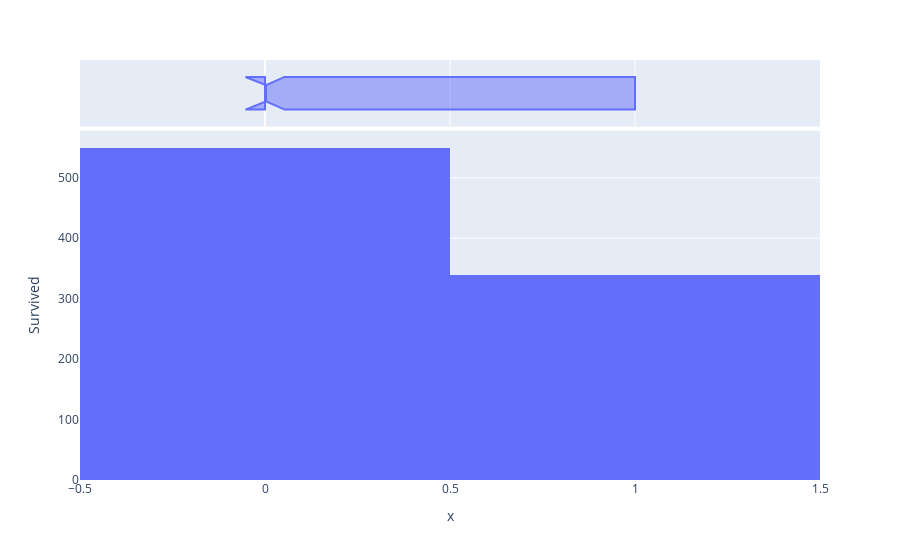
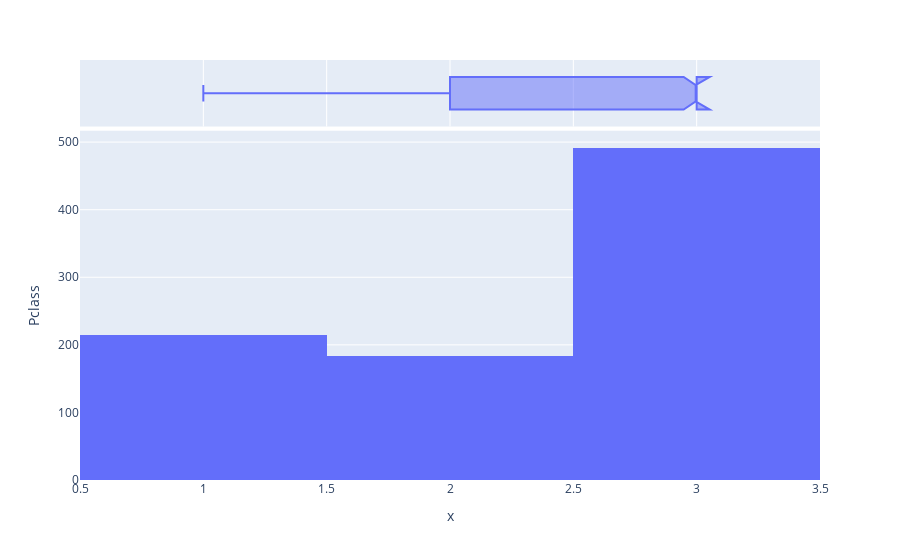
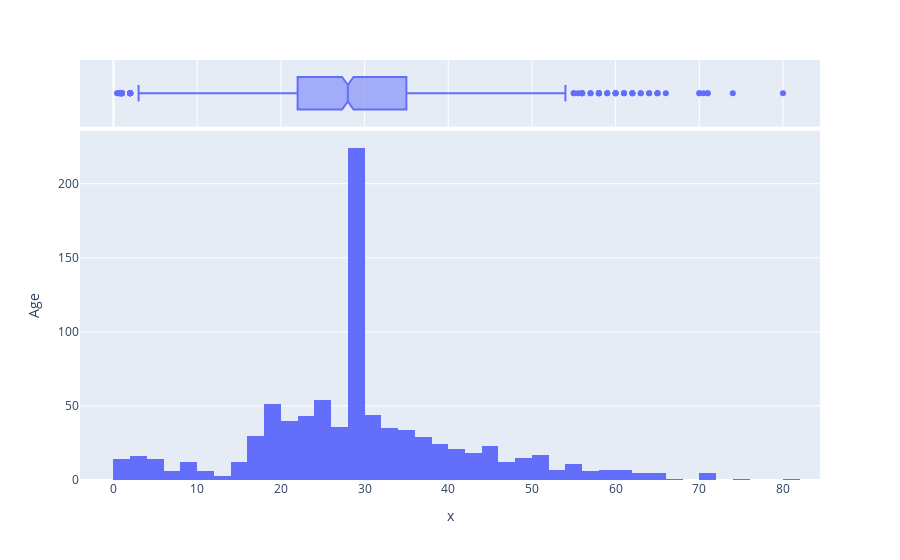
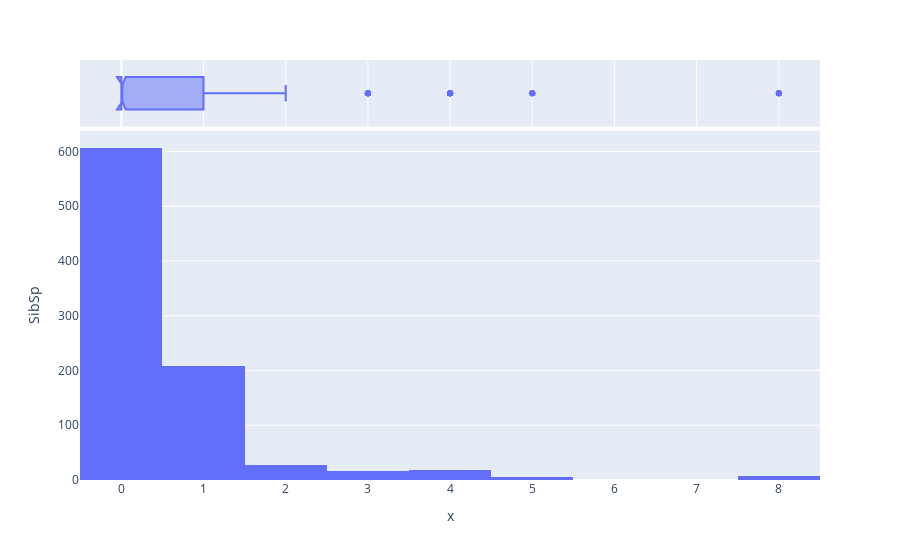

The cell these charts' notebook holds for them, in order:
### Code cell
dfo=merged_df.select_dtypes(include=['int64','float64']).columns
for col in dfo:
    fig=px.histogram(dfo,merged_df[col],marginal="box")
    fig.update_layout(yaxis_title=col)
    fig.show()

### Figure 1 — Plotly figure (JSON) as saved in the notebook; plotly's stock layout.template omitted (floating-point values rounded to 4 significant figures; data arrays with more than 128 entries replaced by an {"elided": "..."} marker saying what was removed)
{"data": [{"alignmentgroup": "True", "bingroup": "x", "hovertemplate": "x=%{x}<br>count=%{y}<extra></extra>", "legendgroup": "", "marker": {"color": "#636efa", "pattern": {"shape": ""}}, "name": "", "offsetgroup": "", "orientation": "v", "showlegend": false, "type": "histogram", "x": {"elided": "889 int values"}, "xaxis": "x", "yaxis": "y"}, {"alignmentgroup": "True", "hovertemplate": "x=%{x}<extra></extra>", "legendgroup": "", "marker": {"color": "#636efa"}, "name": "", "notched": true, "offsetgroup": "", "showlegend": false, "type": "box", "x": {"elided": "889 int values"}, "xaxis": "x2", "yaxis": "y2"}], "layout": {"barmode": "relative", "legend": {"tracegroupgap": 0}, "margin": {"t": 60}, "xaxis": {"anchor": "y", "domain": [0, 1], "title": {"text": "x"}}, "xaxis2": {"anchor": "y2", "domain": [0, 1], "matches": "x", "showgrid": true, "showticklabels": false}, "yaxis": {"anchor": "x", "domain": [0, 0.8316], "title": {"text": "Survived"}}, "yaxis2": {"anchor": "x2", "domain": [0.8416, 1], "matches": "y2", "showgrid": false, "showline": false, "showticklabels": false, "ticks": ""}}}

### Figure 2 — Plotly figure (JSON) as saved in the notebook; plotly's stock layout.template omitted (floating-point values rounded to 4 significant figures; data arrays with more than 128 entries replaced by an {"elided": "..."} marker saying what was removed)
{"data": [{"alignmentgroup": "True", "bingroup": "x", "hovertemplate": "x=%{x}<br>count=%{y}<extra></extra>", "legendgroup": "", "marker": {"color": "#636efa", "pattern": {"shape": ""}}, "name": "", "offsetgroup": "", "orientation": "v", "showlegend": false, "type": "histogram", "x": {"elided": "889 int values"}, "xaxis": "x", "yaxis": "y"}, {"alignmentgroup": "True", "hovertemplate": "x=%{x}<extra></extra>", "legendgroup": "", "marker": {"color": "#636efa"}, "name": "", "notched": true, "offsetgroup": "", "showlegend": false, "type": "box", "x": {"elided": "889 int values"}, "xaxis": "x2", "yaxis": "y2"}], "layout": {"barmode": "relative", "legend": {"tracegroupgap": 0}, "margin": {"t": 60}, "xaxis": {"anchor": "y", "domain": [0, 1], "title": {"text": "x"}}, "xaxis2": {"anchor": "y2", "domain": [0, 1], "matches": "x", "showgrid": true, "showticklabels": false}, "yaxis": {"anchor": "x", "domain": [0, 0.8316], "title": {"text": "Pclass"}}, "yaxis2": {"anchor": "x2", "domain": [0.8416, 1], "matches": "y2", "showgrid": false, "showline": false, "showticklabels": false, "ticks": ""}}}

### Figure 3 — Plotly figure (JSON) as saved in the notebook; plotly's stock layout.template omitted (floating-point values rounded to 4 significant figures; data arrays with more than 128 entries replaced by an {"elided": "..."} marker saying what was removed)
{"data": [{"alignmentgroup": "True", "bingroup": "x", "hovertemplate": "x=%{x}<br>count=%{y}<extra></extra>", "legendgroup": "", "marker": {"color": "#636efa", "pattern": {"shape": ""}}, "name": "", "offsetgroup": "", "orientation": "v", "showlegend": false, "type": "histogram", "x": {"elided": "889 float values"}, "xaxis": "x", "yaxis": "y"}, {"alignmentgroup": "True", "hovertemplate": "x=%{x}<extra></extra>", "legendgroup": "", "marker": {"color": "#636efa"}, "name": "", "notched": true, "offsetgroup": "", "showlegend": false, "type": "box", "x": {"elided": "889 float values"}, "xaxis": "x2", "yaxis": "y2"}], "layout": {"barmode": "relative", "legend": {"tracegroupgap": 0}, "margin": {"t": 60}, "xaxis": {"anchor": "y", "domain": [0, 1], "title": {"text": "x"}}, "xaxis2": {"anchor": "y2", "domain": [0, 1], "matches": "x", "showgrid": true, "showticklabels": false}, "yaxis": {"anchor": "x", "domain": [0, 0.8316], "title": {"text": "Age"}}, "yaxis2": {"anchor": "x2", "domain": [0.8416, 1], "matches": "y2", "showgrid": false, "showline": false, "showticklabels": false, "ticks": ""}}}

### Figure 4 — Plotly figure (JSON) as saved in the notebook; plotly's stock layout.template omitted (floating-point values rounded to 4 significant figures; data arrays with more than 128 entries replaced by an {"elided": "..."} marker saying what was removed)
{"data": [{"alignmentgroup": "True", "bingroup": "x", "hovertemplate": "x=%{x}<br>count=%{y}<extra></extra>", "legendgroup": "", "marker": {"color": "#636efa", "pattern": {"shape": ""}}, "name": "", "offsetgroup": "", "orientation": "v", "showlegend": false, "type": "histogram", "x": {"elided": "889 int values"}, "xaxis": "x", "yaxis": "y"}, {"alignmentgroup": "True", "hovertemplate": "x=%{x}<extra></extra>", "legendgroup": "", "marker": {"color": "#636efa"}, "name": "", "notched": true, "offsetgroup": "", "showlegend": false, "type": "box", "x": {"elided": "889 int values"}, "xaxis": "x2", "yaxis": "y2"}], "layout": {"barmode": "relative", "legend": {"tracegroupgap": 0}, "margin": {"t": 60}, "xaxis": {"anchor": "y", "domain": [0, 1], "title": {"text": "x"}}, "xaxis2": {"anchor": "y2", "domain": [0, 1], "matches": "x", "showgrid": true, "showticklabels": false}, "yaxis": {"anchor": "x", "domain": [0, 0.8316], "title": {"text": "SibSp"}}, "yaxis2": {"anchor": "x2", "domain": [0.8416, 1], "matches": "y2", "showgrid": false, "showline": false, "showticklabels": false, "ticks": ""}}}
